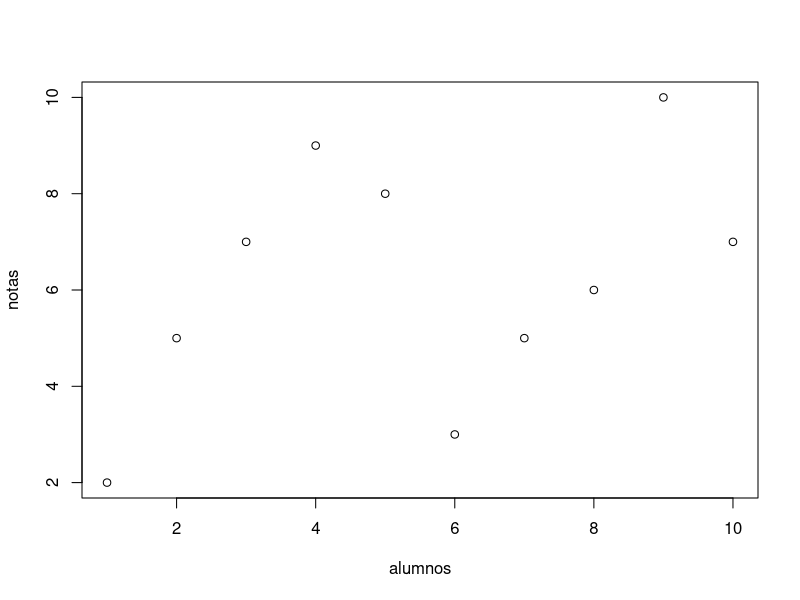
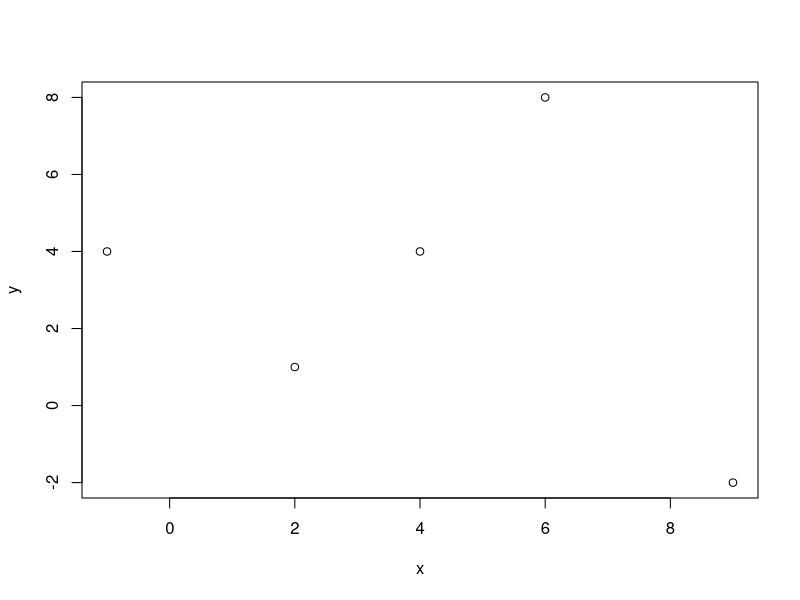
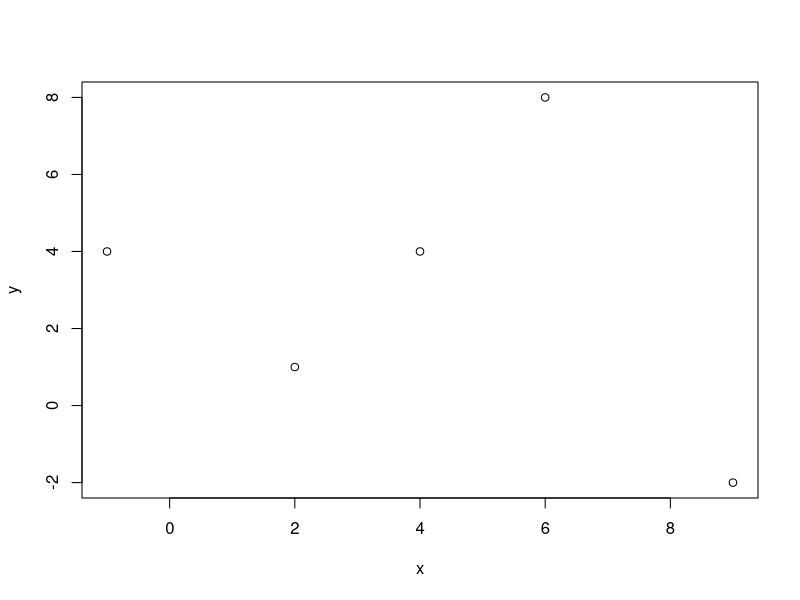
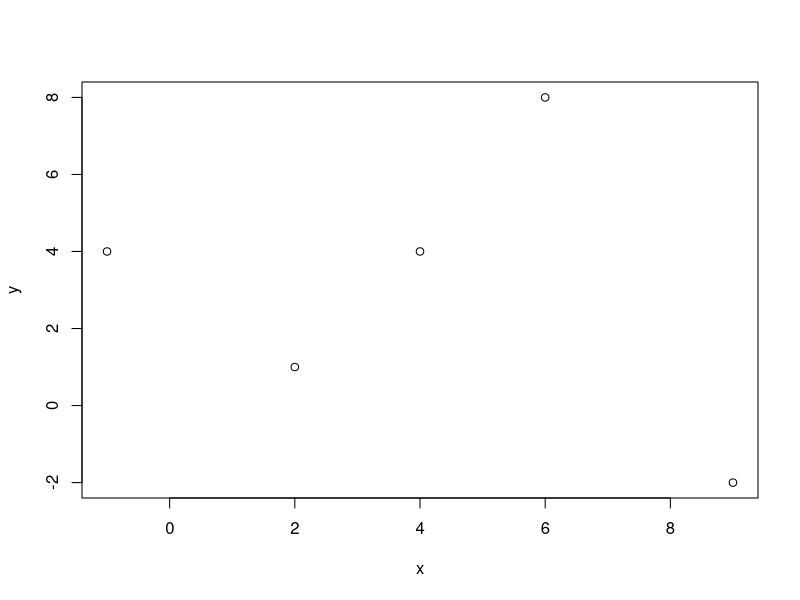
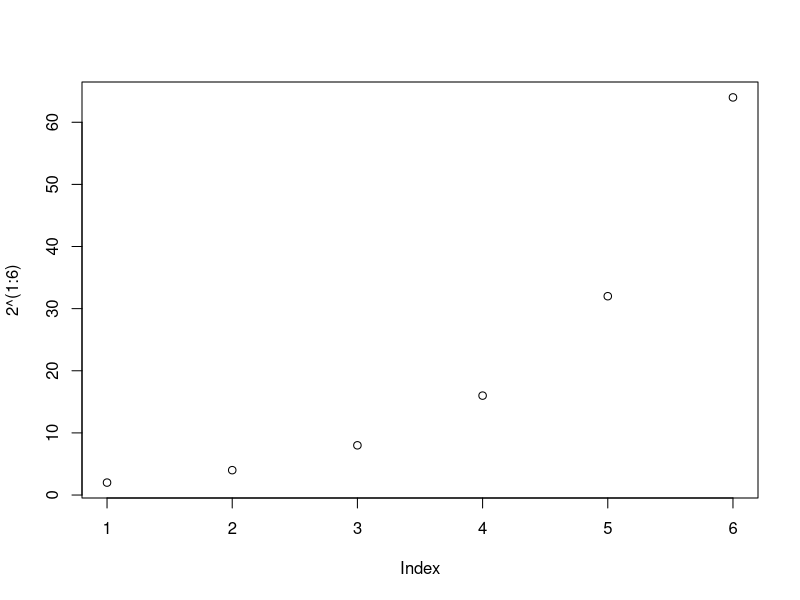
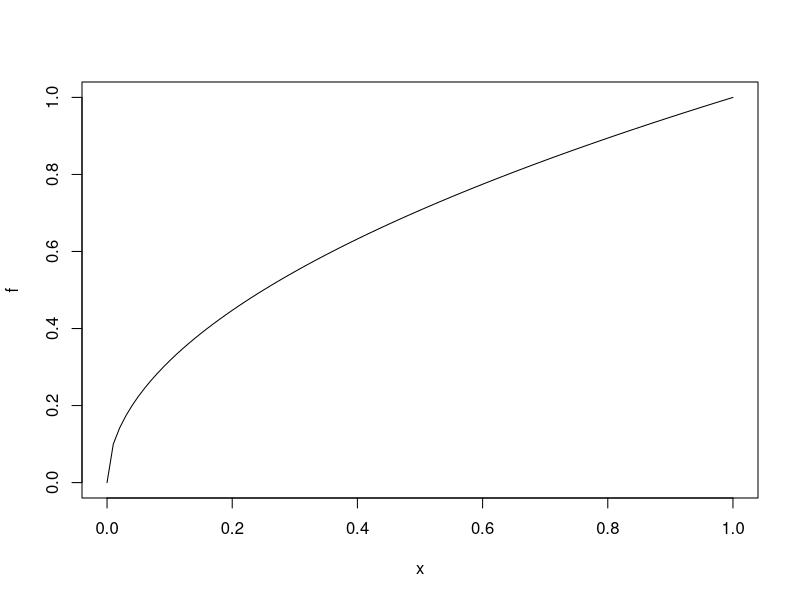

Recreate these plots in R, in order.
## ---- chunk 1
knitr::opts_chunk$set(echo = TRUE)
## ---- chunk 2
alumnos <- c(1:10)
notas <- c(2,5,7,9,8,3,5,6,10,7)
plot(alumnos, notas)
## ---- chunk 3
x <- c(2,6,4,9,-1)
y <- c(1,8,4,-2,4)
plot(x, y)
## ---- chunk 4

x <- c(2,6,4,9,-1)
y <- c(1,8,4,-2,4)
plot(x, y)

## ---- chunk 5

x <- c(2,6,4,9,-1)
y <- c(1,8,4,-2,4)
plot(x, y)

## ---- chunk 6
plot(2^(1:6))
## ---- chunk 7
f <- function(x){
  sqrt(x)
}
plot(f)
